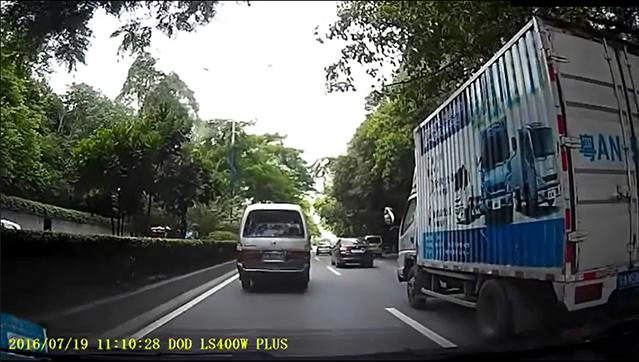
#> input picture img.jpg, 639 x 362 px
$ python 01_read_and_display.py
#> lines starting #> are read from the running program, lines starting #| are printed output that depends on the picture
import cv2

# 读灰度图
img = cv2.imread("img.jpg", cv2.IMREAD_GRAYSCALE)
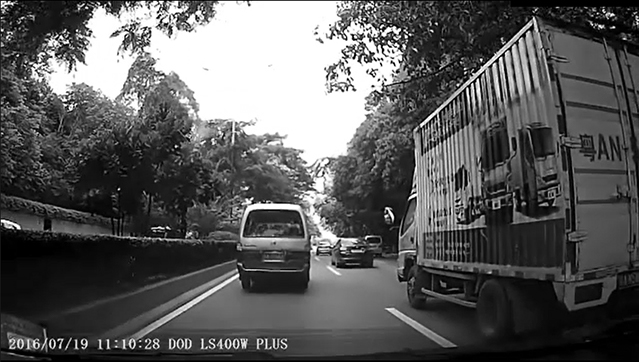
#> img: shape (362, 639); min 0, max 255, mean 91

cv2.imshow("img_gray", img)

if cv2.waitKey(0) == ord("q"):
#> (key q is pressed here)
    cv2.destroyAllWindows()
    cv2.imwrite("img_gray.bmp", img)
